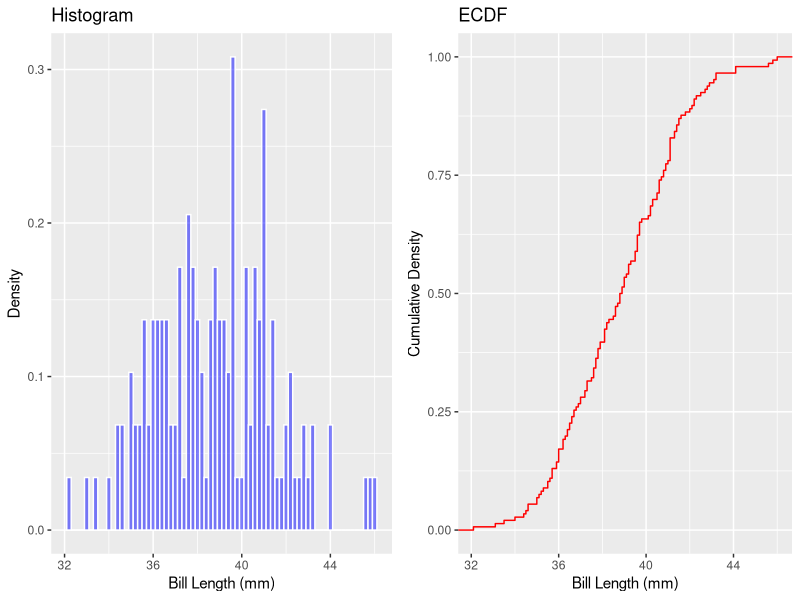
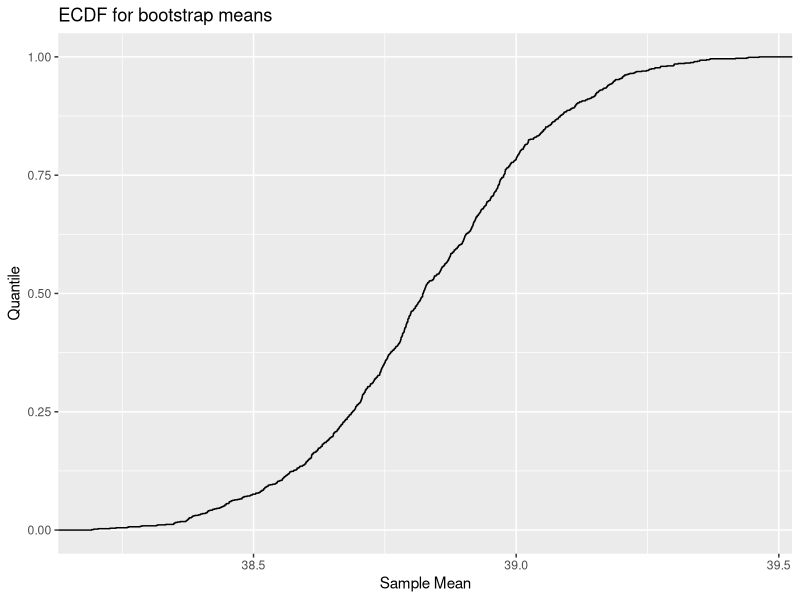

Write the R code that produced these figures, in order.
## ---- chunk 1
library(tidyverse)
library(palmerpenguins)
library(gridExtra)
## ---- chunk 2
adelie <- penguins |> 
    filter(`species`=="Adelie") |>
    drop_na()
## ---- chunk 3
hist<-ggplot(data=adelie)+geom_histogram(aes(x=`bill_length_mm`,y=after_stat(density)),binwidth=.2,color='white',fill='blue',alpha=.5)+
labs(x="Bill Length (mm)",y="Density", title="Histogram")
ecdf <-ggplot(data=adelie)+stat_ecdf(aes(x=`bill_length_mm`),color='red')+labs(x="Bill Length (mm)",y="Cumulative Density", title="ECDF")

grid.arrange(hist,ecdf,ncol=2)
## ---- chunk 4
bootstrap_mean <- function(data) {
    sample <- data |> sample_frac(1,replace=TRUE)
    return(mean(pull(sample)))
    
}

samples<-replicate(1000,bootstrap_mean(adelie|>select("bill_length_mm")))
## ---- chunk 5
ggplot() + stat_ecdf(aes(x=samples))+labs(title="ECDF for bootstrap means",x="Sample Mean", y="Quantile")
